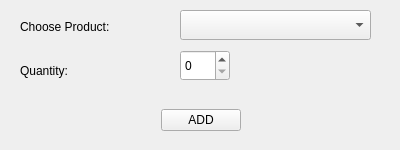
<?xml version="1.0" encoding="UTF-8"?>
<ui version="4.0">
 <class>ChooseProductWindow</class>
 <widget class="QWidget" name="ChooseProductWindow">
  <property name="geometry">
   <rect>
    <x>0</x>
    <y>0</y>
    <width>400</width>
    <height>150</height>
   </rect>
  </property>
  <property name="windowTitle">
   <string>Choose Product</string>
  </property>
  <widget class="QLabel" name="label">
   <property name="geometry">
    <rect>
     <x>20</x>
     <y>11</y>
     <width>141</width>
     <height>31</height>
    </rect>
   </property>
   <property name="text">
    <string>Choose Product:</string>
   </property>
  </widget>
  <widget class="QComboBox" name="pro_name">
   <property name="geometry">
    <rect>
     <x>180</x>
     <y>10</y>
     <width>191</width>
     <height>30</height>
    </rect>
   </property>
  </widget>
  <widget class="QLabel" name="label_2">
   <property name="geometry">
    <rect>
     <x>20</x>
     <y>60</y>
     <width>85</width>
     <height>22</height>
    </rect>
   </property>
   <property name="text">
    <string>Quantity:</string>
   </property>
  </widget>
  <widget class="QSpinBox" name="pro_quantity">
   <property name="geometry">
    <rect>
     <x>180</x>
     <y>50</y>
     <width>50</width>
     <height>31</height>
    </rect>
   </property>
  </widget>
  <widget class="QWidget" name="horizontalLayoutWidget">
   <property name="geometry">
    <rect>
     <x>0</x>
     <y>80</y>
     <width>401</width>
     <height>80</height>
    </rect>
   </property>
   <layout class="QHBoxLayout" name="horizontalLayout">
    <item>
     <spacer name="horizontalSpacer">
      <property name="orientation">
       <enum>Qt::Horizontal</enum>
      </property>
      <property name="sizeHint" stdset="0">
       <size>
        <width>40</width>
        <height>20</height>
       </size>
      </property>
     </spacer>
    </item>
    <item>
     <widget class="QPushButton" name="pushButton">
      <property name="text">
       <string>ADD</string>
      </property>
     </widget>
    </item>
    <item>
     <spacer name="horizontalSpacer_2">
      <property name="orientation">
       <enum>Qt::Horizontal</enum>
      </property>
      <property name="sizeHint" stdset="0">
       <size>
        <width>40</width>
        <height>20</height>
       </size>
      </property>
     </spacer>
    </item>
   </layout>
  </widget>
 </widget>
 <resources/>
 <connections/>
</ui>
